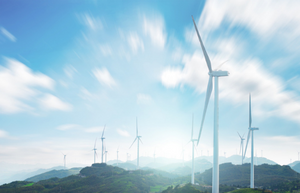
#> input picture F55121002_Tugas3_PCD/gambar4.png, 300 x 193 px
$ python F55121002_HistogramEqualization.py
#> lines starting #> are read from the running program, lines starting #| are printed output that depends on the picture
import cv2
from matplotlib import pyplot as plt
# Load the image
img = cv2.imread('gambar4.png', 0)
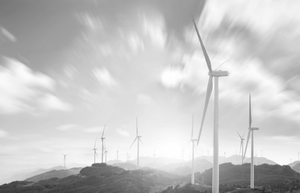
#> img: shape (193, 300); min 42, max 255, mean 198.5

# Apply histogram equalization to the image
eq_img = cv2.equalizeHist(img)
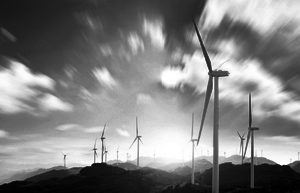
#> eq_img: shape (193, 300); min 0, max 255, mean 128.7

# Calculate the histogram of the equalized image
eq_hist = cv2.calcHist([eq_img], [0], None, [256], [0, 256])
#> eq_hist = 256 values, max 1057 at index 173, min 0 at index 41, mean 226.2

# Display the original and equalized images side by side
fig, axs = plt.subplots(1, 2, figsize=(10, 5))
axs[0].imshow(img, cmap='gray')
axs[0].set_title('Original Image')
axs[1].imshow(eq_img, cmap='gray')
axs[1].set_title('Equalized Image')
plt.show()
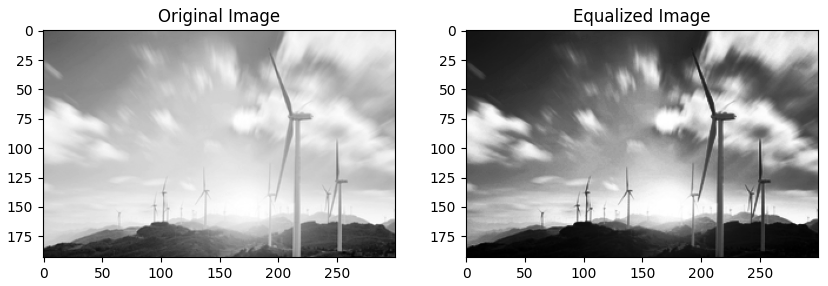
#> figure drawn by matplotlib, 2 panels

# Plot the histograms of the original and equalized images
fig, axs = plt.subplots(1, 2, figsize=(10, 5))
axs[0].plot(cv2.calcHist([img], [0], None, [256], [0, 256]))
axs[0].set_title('Original Histogram')
axs[1].plot(eq_hist)
axs[1].set_title('Equalized Histogram')
plt.show()
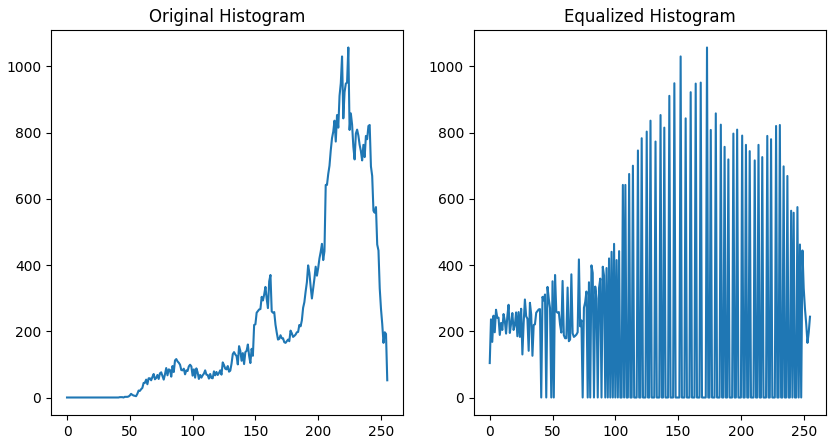
#> figure drawn by matplotlib, 2 panels; panel 1: curve peaks at x = 224, y = 1057; panel 2: curve peaks at x = 173, y = 1057

$ run again, with F55121002_Tugas3_PCD/gambar3.png copied over F55121002_Tugas3_PCD/gambar4.png
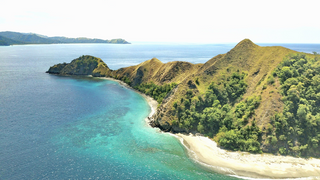
#> input picture F55121002_Tugas3_PCD/gambar3.png, 320 x 180 px
#> `eq_img = cv2.equalizeHist(img)`:
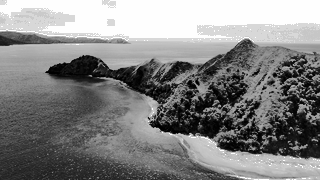
#> eq_img: shape (180, 320); min 0, max 255, mean 131.3
#> eq_hist = 256 values, max 8710 at index 254, min 0 at index 37, mean 225
#> `plt.show()`:
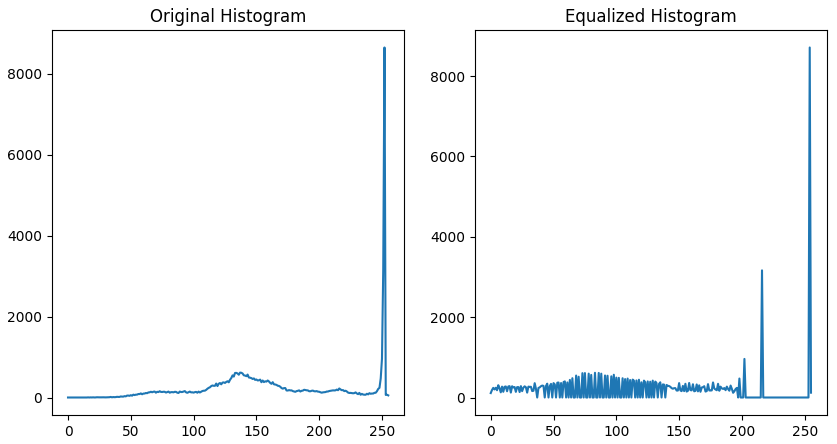
#> figure drawn by matplotlib, 2 panels; panel 1: curve peaks at x = 252, y = 8647; panel 2: curve peaks at x = 254, y = 8710

$ run again, with F55121002_Tugas3_PCD/gambar1.jpg saved as F55121002_Tugas3_PCD/gambar4.png
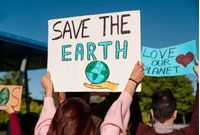
#> input picture F55121002_Tugas3_PCD/gambar1.jpg, 200 x 135 px
#> `eq_img = cv2.equalizeHist(img)`:
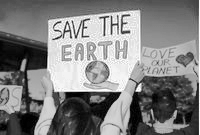
#> eq_img: shape (135, 200); min 0, max 255, mean 127.8
#> eq_hist = 256 values, max 420 at index 242, min 0 at index 2, mean 105.5
#> `plt.show()`:
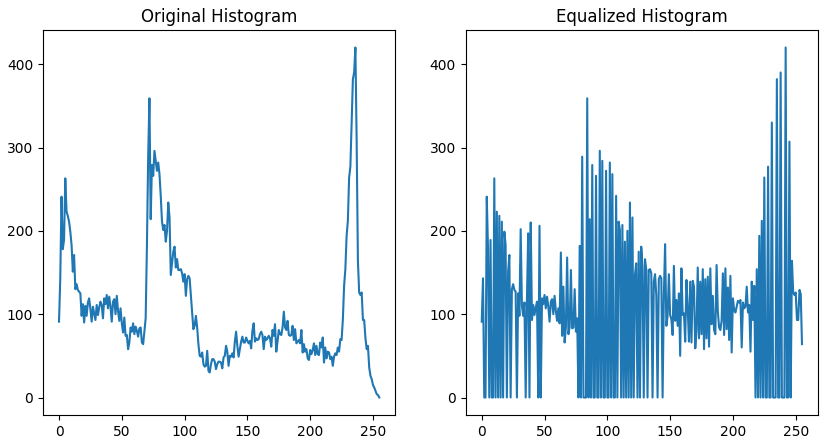
#> figure drawn by matplotlib, 2 panels; panel 1: curve peaks at x = 236, y = 420; panel 2: curve peaks at x = 242, y = 420
